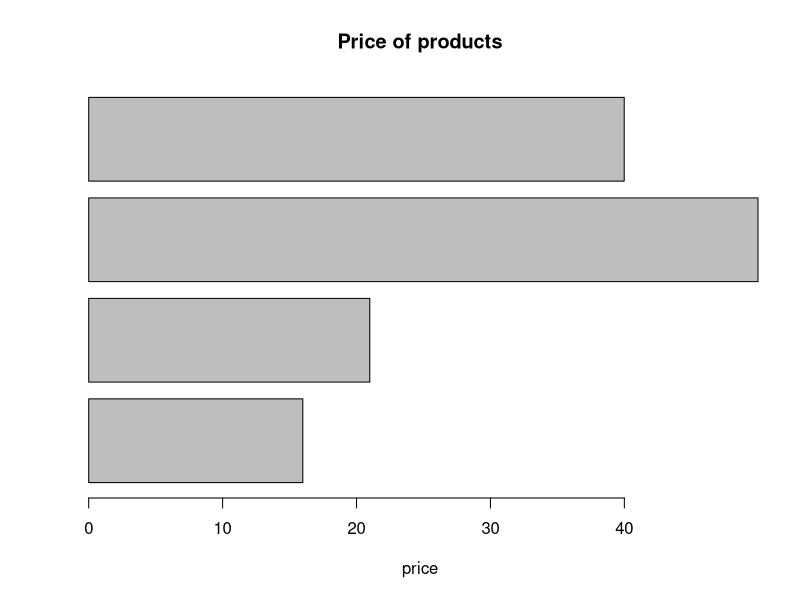
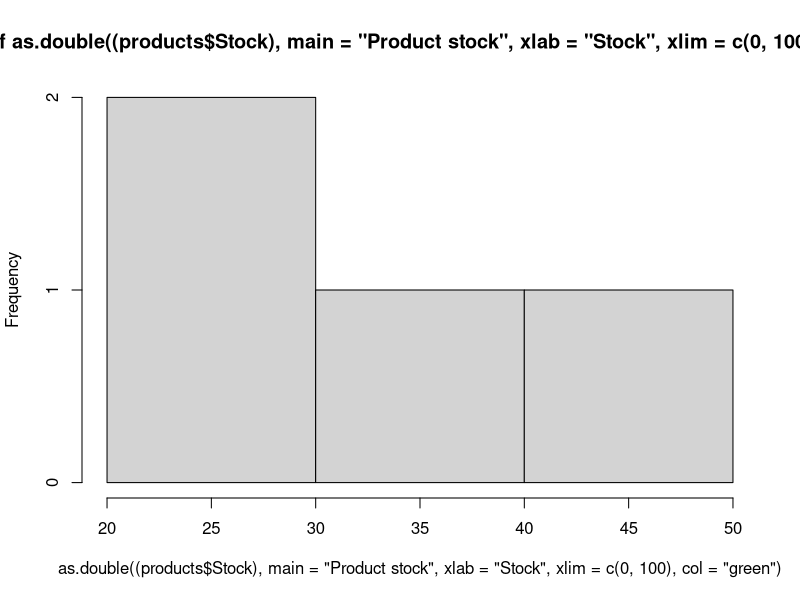
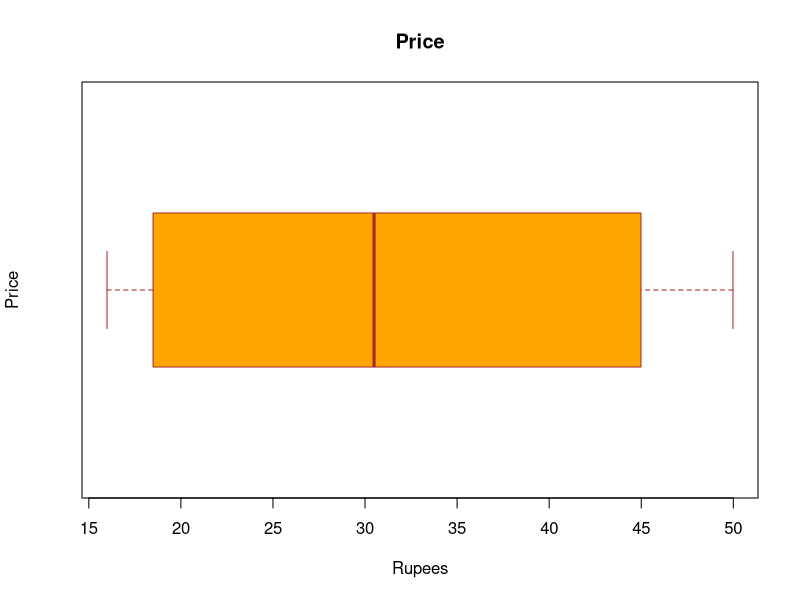
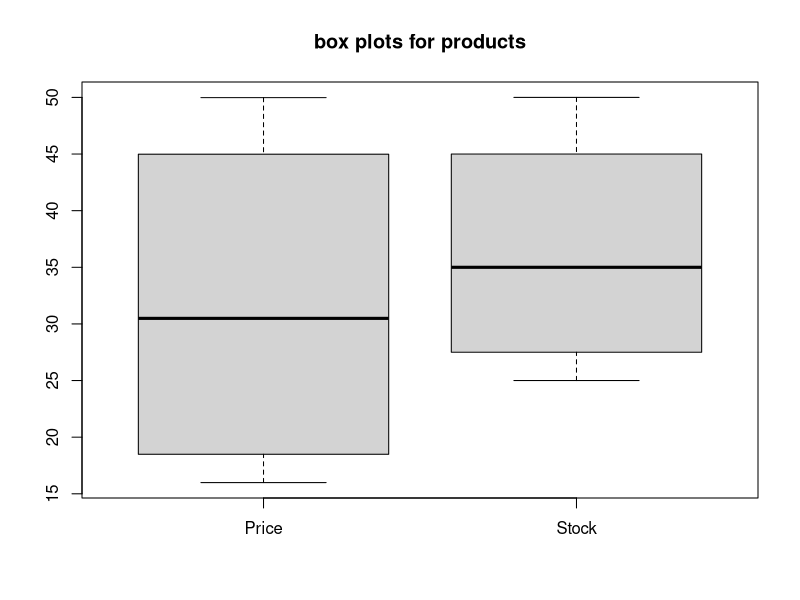

These figures' R source, in order:
products <- data.frame(
    ProductId = c(101, 102, 103),
    ProductName = c("T-Shirt", "Jeans", "Shoes"),
    Price = c(15.99, 20.99, 49.98),
    Stock = c(50, 30, 25),
    stringsAsFactors = FALSE
)
print(products)

# print first column of dataframe
products[1]

# structure of dataframe
str(products)


# summary of dataframe
b = summary(products)
b

# accessing the same attribute using different methods:-------------------------
result = data.frame(products$ProductName)
result

products[1]

products[["ProductName"]]

products$Price

dim(products)

# adding a new row:
newProduct = c(104, "SunGlasses", 39.99, 40)
products = rbind(products, newProduct)
cat("\nUpdated product dataframe:\n")
products

# adding a new column

Discount <- c(5, 10, 8, 4)
products <- cbind(products, Discount)
products

# combining two dataframes into one

products1 <- data.frame(
    ProductId = c(105, 106),
    ProductName = c("Belt", "Trousers"),
    Price = c(20.99, 45.98),
    Stock = c(70, 40),
    Discount = c(10, 15),
    stringsAsFactors = FALSE
)
products1

combined = rbind(products, products1)
combined

# now horizontally

products3 <- data.frame(Brand = c("Noke", "Abbibas", "OverArmour", "Mucci", "Louis Bitton", "Divided Colours of Menetton"))

combined1 <- cbind(combined, products3)
combined1

"=================================================================================================================================================================="

# ==============================================================================
# install.packages("dplyr")
library(dplyr)

stats <- data.frame(
    player = c("a", "b", "c", "d", "a", "a"),
    runs = c(100, 200, 408, 19, 56, 100),
    wickets = c(17, 20, NA, 5, 2, 17)
)

# fetch players who scored more than 100 runs
filter(stats, runs > 100)

filter(stats, wickets > 10)

# remove duplicates:
# reove duplicate rows, but the whole row must match:
distinct(stats)

# remove duplicate columns:
distinct(stats, player, .keep_all = TRUE)

# arrange the thing
arrange(stats, runs)
arrange(stats, wickets)

# fetch required column data:
select(stats, player, wickets)

# rename:
rename(stats, runsScored = runs)

# add new column, based on existing columns:
mutate(stats, avg = runs / 4)

# drop all and create a new column
transmute(stats, avg = runs / 4)

summarise(stats, sum(runs), mean(runs))

# horizontal bar plot
barplot(as.double(products$Price), main = "Price of products", xlab = "price", horiz = TRUE)

hist(as.double((products$Stock), main = "Product stock", xlab = "Stock", xlim = c(0, 100), col = "green"))

boxplot(as.double(products$Price), horizontal = TRUE, main = "Price", xlab = "Rupees", ylab = "Price", col = "orange", border = "brown")


products$Price = as.double(products$Price)
products$Stock = as.double(products$Stock)
boxplot(products[, 3:4], main = "box plots for products")
